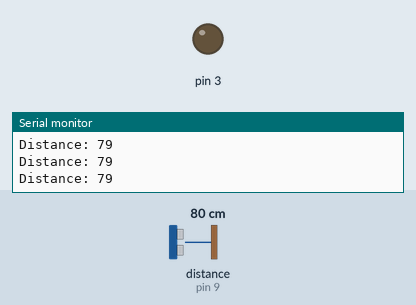
Bench run of a sketch on a simulated Arduino Uno, built with avr-gcc and run on an emulated ATmega328P. Parts: output pins drawn as LEDs (lit = HIGH), the last lines printed to the serial monitor. Wiring (inferred from the names in the program): ultrasonic range finder: trigger pin 8; echo pin 9. Inputs (shaded band) come from the test bench; at power-on: distance to the obstacle (sensor on pin 9) 80 cm. The echo pulse lasts 58.3 µs per cm; pins used as bus, display or sensor lines are not drawn.

Above: at 1.2 s.
1.3 s: distance to the obstacle (sensor on pin 9) set to 45 cm
2.8 s: distance to the obstacle (sensor on pin 9) set to 38 cm
At 3.7 s:
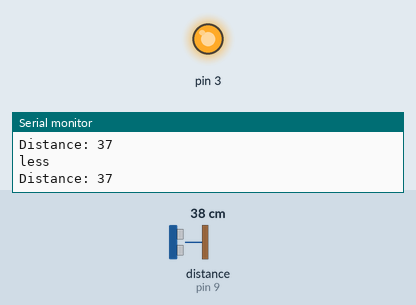
4.3 s: distance to the obstacle (sensor on pin 9) set to 120 cm
At 5.5 s:
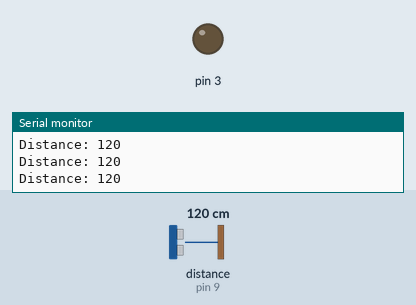
5.8 s: distance to the obstacle (sensor on pin 9) set to 18 cm
At 7.0 s:
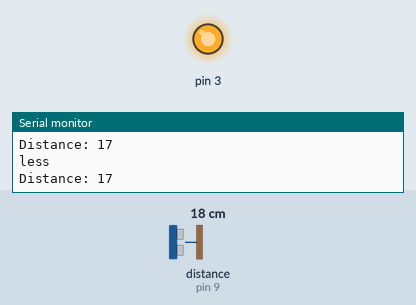
Timing chart, 0 to 8.3 s (numbered marks = the images above; inputs shaded):
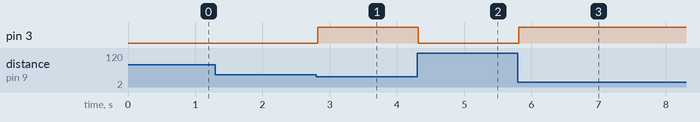

The sketch:

UltraSonic.ino
```cpp
// Electronics and Electrical Engineering
// Task 3
//Utlra Sonic

// define the  pin numbers
const int trigPin = 8;
const int echoPin = 9;

// define the variables
long duration;
int distance;


void setup() {
pinMode(trigPin, OUTPUT); // Set the trigPin 8 as an Output
pinMode(echoPin, INPUT);  // Set the echoPin 9 as an Input
 pinMode(3, OUTPUT);
Serial.begin(9600);       // Starts the serial communication at 9600 baud rate
}


void loop() {

digitalWrite(trigPin, LOW); // Clear the trigPin i.e 8
delayMicroseconds(5);

digitalWrite(trigPin, HIGH);
delayMicroseconds(10);      // Sets the trigPin 8 on HIGH state for 10 micro seconds
digitalWrite(trigPin, LOW);


duration = pulseIn(echoPin, HIGH);// Reads the echoPin,measures & returns the sound wave travel time in microseconds

distance= 0.0343 * duration/2 ;// Speed of sound(at 20 degree C)=343 m/s =34300 cm/10^6 micro seconds =0.0343cm/microseconds;
                              // The soundwave was recieved at EchoPin after bouncing off the object,
                              // hence the soundwave travelled the distance twice and therefore the duration is divided by 2

Serial.print("Distance: ");
Serial.println(distance);     // Prints the distance in cm  on the Serial Monitor


  if (distance <= 40)
  {
    digitalWrite(3, HIGH);
     Serial.print("\n");
    Serial.print("less");
    Serial.print("\n");

  }
  else
  {
    digitalWrite(3, LOW);
  }

}
```

Measured:
- the behaviour switches between 42 and 41 cm on distance to the obstacle (sensor on pin 9) (found by bisection; images 0 and 1)
- after the input at 2.8 s, pin 3: LOW → HIGH at once
- after the input at 4.3 s, pin 3: HIGH → LOW at once
- after the input at 5.8 s, pin 3: LOW → HIGH at once
